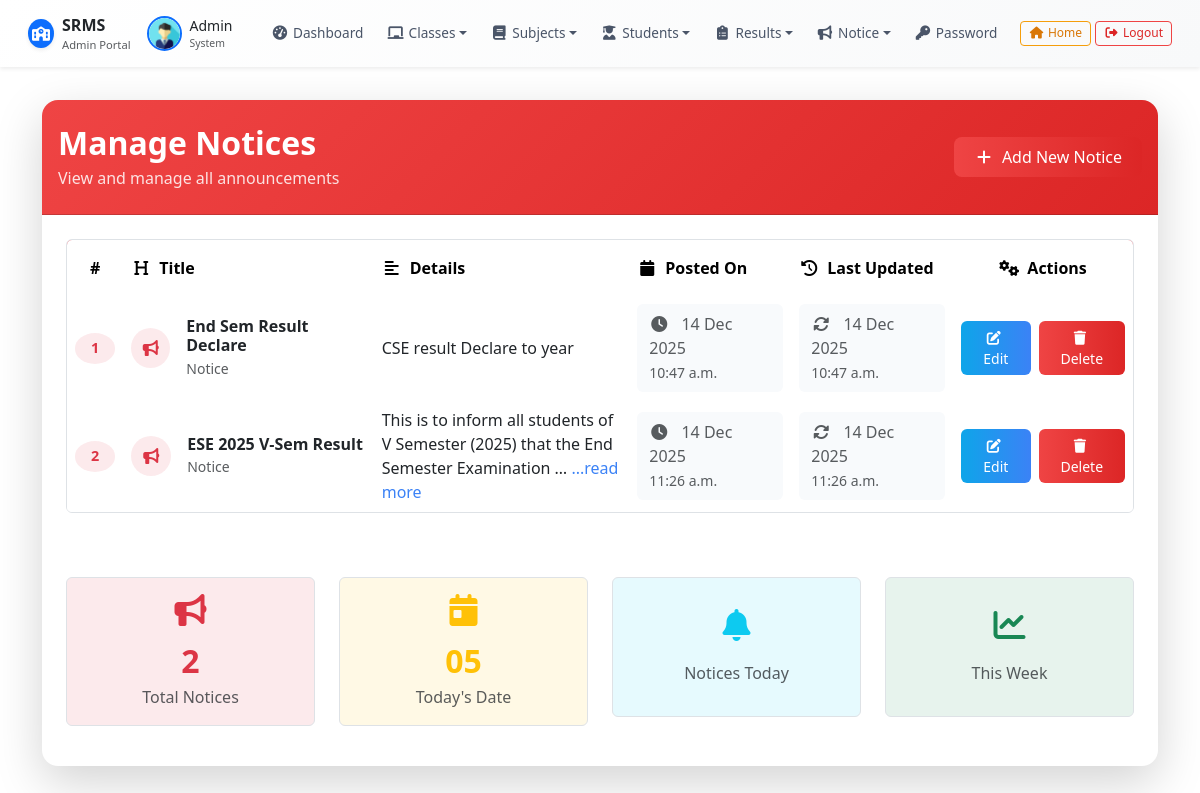
Page /manage_notice/ (signed in) on the committed database.
### resultapp/models.py (models this page shows, shortened)
class Notice(models.Model):
    title = models.CharField(max_length=100)
    detail = models.TextField()
    posting_date = models.DateTimeField(auto_now_add=True)
    updation_date = models.DateTimeField(auto_now=True)

### resultapp/views.py (the view, shortened to what this page needs)
# urls.py: path('manage_notice/', manage_notice, name='manage_notice'),
@login_required
def manage_notice(request):
    notices = Notice.objects.all()  # plural naming is clearer
    return render(request, 'manage_notice.html', {'notices': notices})

### resultapp/templates/manage_notice.html (shortened to what this page needs)
{% extends "admin_base.html" %}
{% load static %}
{% block content %}
<link rel="stylesheet" href="https://cdnjs.cloudflare.com/ajax/libs/font-awesome/6.4.0/css/all.min.css"
 />
<div class="container py-4">
    <div class="card shadow-lg border-0">
        <div class="card-header bg-gradient-notice text-white py-4">
            <div class="d-flex align-items-center justify-content-between">
                <div class="d-flex align-items-center">
                    <div>
                        <h2 class="mb-1 fw-bold">Manage Notices</h2>
                        <p class="mb-0 opacity-85">View and manage all announcements</p>
                    </div>
                </div>
                <a href="{% url 'add_notice' %}" class="btn btn-light btn-gradient-action">
                    <i class="fas fa-plus me-2"></i>Add New Notice
                </a>
            </div>
        </div>
        <div class="card-body p-4">
            {% if notices %}
            <div class="table-responsive">
                <table class="table table-hover border rounded overflow-hidden">
                    <thead class="bg-danger text-white">
                        <tr>
                            <th class="text-center py-3 border-0">#</th>
                            <th class="py-3 border-0">
                                <i class="fas fa-heading me-2"></i>Title
                            </th>
                            <th class="py-3 border-0">
                                <i class="fas fa-align-left me-2"></i>Details
                            </th>
                            <th class="py-3 border-0">
                                <i class="fas fa-calendar me-2"></i>Posted On
                            </th>
                            <th class="py-3 border-0">
                                <i class="fas fa-history me-2"></i>Last Updated
                            </th>
                            <th class="text-center py-3 border-0">
                                <i class="fas fa-cogs me-2"></i>Actions
                            </th>
                        </tr>
                    </thead>
                    <tbody>
                        {% for notice in notices %}
                        <tr class="hover-lift-row">
                            <td class="text-center fw-bold align-middle border-0">
                                <span class="badge bg-danger bg-opacity-10 text-danger rounded-circle px-3 py-2">
                                    {{ forloop.counter }}
                                </span>
                            </td>
                            <td class="align-middle border-0">
                                <div class="d-flex align-items-center">
                                    <div class="notice-icon bg-danger bg-opacity-10 rounded-circle p-2 me-3">
                                        <i class="fas fa-bullhorn text-danger"></i>
                                    </div>
                                    <div>
                                        <h6 class="mb-0 fw-semibold text-dark">{{ notice.title }}</h6>
                                        <small class="text-muted">Notice</small>
                                    </div>
                                </div>
                            </td>
                            <td class="align-middle border-0">
                                <div class="notice-details">
                                    <p class="mb-0 text-dark">
                                        {{ notice.detail|truncatewords:15 }}
                                        {% if notice.detail|wordcount > 15 %}
                                            <span class="text-primary">...read more</span>
                                        {% endif %}
                                    </p>
                                </div>
                            </td>
                            <td class="align-middle border-0">
                                <div class="date-badge">
                                    <i class="fas fa-clock me-2 text-muted"></i>
                                    <span class="text-muted">{{ notice.posting_date|date:"d M Y" }}</span>
                                    <br>
                                    <small class="text-muted">{{ notice.posting_date|date:"g:i a" }}</small>
                                </div>
                            </td>
                            <td class="align-middle border-0">
                                <div class="date-badge">
                                    <i class="fas fa-sync-alt me-2 text-muted"></i>
                                    <span class="text-muted">{{ notice.updation_date|date:"d M Y" }}</span>
                                    <br>
                                    <small class="text-muted">{{ notice.updation_date|date:"g:i a" }}</small>
                                </div>
                            </td>
                            <td class="align-middle border-0">
                                <div class="d-flex gap-2">
                                    <a href="{% url 'edit_notice' notice.id %}"
                                       class="btn btn-info btn-action btn-sm hover-lift">
                                        <i class="fas fa-edit me-1"></i>Edit
                                    </a>
                                    <a href="?delete={{ notice.id }}"
                                       onclick="return confirm('Are you sure you want to delete this notice? This action cannot be undone.')"
                                       class="btn btn-danger btn-action btn-sm hover-lift">
                                        <i class="fas fa-trash me-1"></i>Delete
                                    </a>
                                </div>
                            </td>
                        </tr>
                        {% endfor %}
                    </tbody>
                </table>
            </div>
            <div class="summary-cards mt-5">
                <div class="row">
                    <div class="col-md-3 mb-3">
                        <div class="stat-card p-3 border rounded bg-danger bg-opacity-10 text-center">
                            <i class="fas fa-bullhorn fa-2x text-danger mb-2"></i>
                            <h3 class="mb-1 text-danger fw-bold">{{ notices|length }}</h3>
                            <p class="mb-0 text-muted">Total Notices</p>
                        </div>
                    </div>
                    <div class="col-md-3 mb-3">
                        <div class="stat-card p-3 border rounded bg-warning bg-opacity-10 text-center">
                            <i class="fas fa-calendar-day fa-2x text-warning mb-2"></i>
                            <h3 class="mb-1 text-warning fw-bold">{% now "d" %}</h3>
                            <p class="mb-0 text-muted">Today's Date</p>
                        </div>
                    </div>
                    <div class="col-md-3 mb-3">
                        <div class="stat-card p-3 border rounded bg-info bg-opacity-10 text-center">
                            <i class="fas fa-bell fa-2x text-info mb-2"></i>
                            <p class="mb-0 text-muted">Notices Today</p>
                        </div>
                    </div>
                    <div class="col-md-3 mb-3">
                        <div class="stat-card p-3 border rounded bg-success bg-opacity-10 text-center">
                            <i class="fas fa-chart-line fa-2x text-success mb-2"></i>
                            <p class="mb-0 text-muted">This Week</p>
                        </div>
                    </div>
                </div>
            </div>
            {% endif %}
        </div>
    </div>
</div>
{% endblock %}

### resultapp/templates/manage_notice.html (style rules this page uses)
.fa, .fas, .far, .fal, .fab { font-family: 'Font Awesome 6 Free'; font-weight: 900; display: inline-block; font-style: normal; font-variant: normal; text-rendering: auto; line-height: 1; }
.bg-gradient-notice { background: linear-gradient(135deg, #ef4444 0%, #dc2626 100%); }
.btn-gradient-action { background: linear-gradient(to right, #ef4444, #dc2626); border: none; color: white; transition: all 0.3s ease; padding: 0.5rem 1.25rem; border-radius: 8px; font-weight: 500; }
.hover-lift { transition: all 0.3s ease; }
.hover-lift-row { transition: all 0.3s ease; }
.notice-icon { width: 40px; height: 40px; display: flex; align-items: center; justify-content: center; }
.btn-action { padding: 0.375rem 0.75rem; font-size: 0.875rem; border-radius: 6px; font-weight: 500; border: none; }
.btn-info { background: linear-gradient(to right, #0ea5e9, #3b82f6); color: white; }
.btn-danger { background: linear-gradient(to right, #ef4444, #dc2626); color: white; }
.badge { font-weight: 600; transition: all 0.3s ease; font-size: 0.9rem; }
.stat-card { transition: all 0.3s ease; min-height: 140px; display: flex; flex-direction: column; justify-content: center; align-items: center; border: 1px solid rgba(0,0,0,0.05); }
.opacity-85 { opacity: 0.85; }
.fw-semibold { font-weight: 600; }
.card { border-radius: 16px; overflow: hidden; border: none; }
.table { border-collapse: separate; border-spacing: 0; }
.table thead { border-radius: 10px 10px 0 0; overflow: hidden; }
.table tbody tr { border-bottom: 1px solid #fee2e2; }
.date-badge { padding: 0.5rem 0.75rem; border-radius: 6px; background-color: #f8fafc; display: inline-block; min-width: 120px; }
.summary-cards .stat-card h3 { font-size: 2rem; margin: 0.5rem 0; }
.notice-details { max-width: 250px; }
.notice-details p { line-height: 1.5; margin: 0; }
.text-primary { color: #3b82f6 !important; }

### rows in the picture
Notice: title "End Sem Result Declare", detail "CSE result Declare to year", posting_date "14 Dec 2025", posting_date "10:47 a.m.", updation_date "14 Dec 2025", updation_date "10:47 a.m."
Notice: title "ESE 2025 V-Sem Result", detail "This is to inform all students of V Semester (2025) that the End Semester Examination …", shows "...read more", posting_date "14 Dec 2025", posting_date "11:26 a.m.", updation_date "14 Dec 2025", updation_date "11:26 a.m."

### other values in the picture
{{ notices|length }} "2"
